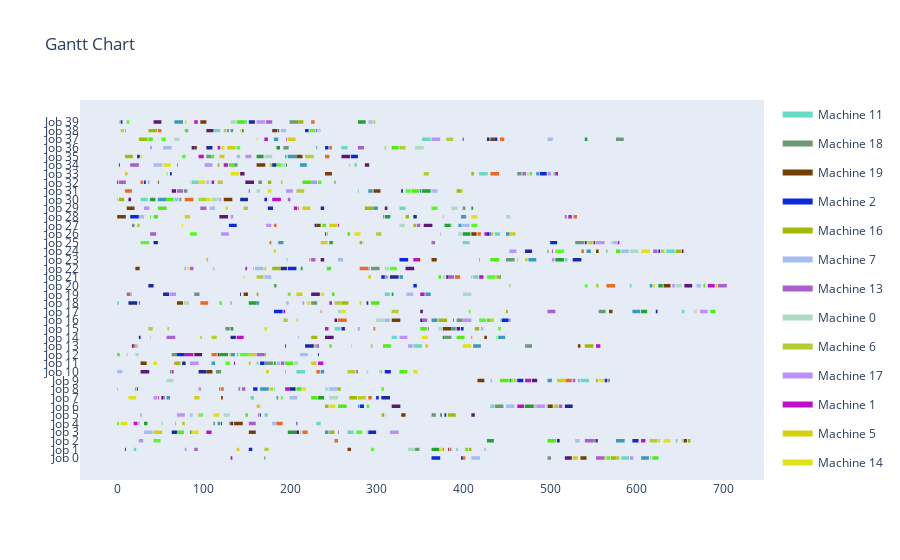

The notebook cell this image was saved under:
### Code cell
episodes = 1

while episodes > 0:
    obs = env.reset(eval=True)
    done = False
    score = 0
    
    while not done:
        action, _ = model.predict(obs)
        obs, reward, done, info = env.step(action)
        score += reward
    
    env.render()
    episodes -= 1
    print(f"Score: {score}", env.time, env.calculate_profit(), env.time*env.fix_costs)
    print(f"late jobs: {len(env.late_jobs)}")
    print(f"Illegal_move: {env.temp_illegal_move}")
    print(f"job_complete_active = {env.temp_job_ca_penalty}")
    print(f"No_legal_action = {env.temp_no_legal_action}")
    print(f"advance_time_penalty = {env.advance_time_penalty}")

### Figure 1 — Plotly figure (JSON) as saved in the notebook; plotly's stock layout.template omitted (floating-point values rounded to 4 significant figures; data arrays with more than 128 entries replaced by an {"elided": "..."} marker saying what was removed)
{"data": [{"fill": "toself", "fillcolor": "rgb(104, 217, 194)", "hoverinfo": "name", "legendgroup": "rgb(104, 217, 194)", "mode": "none", "name": "Machine 11", "showlegend": true, "type": "scatter", "x": {"elided": "199 int values"}, "y": {"elided": "199 float values"}}, {"fill": "toself", "fillcolor": "rgb(107, 154, 115)", "hoverinfo": "name", "legendgroup": "rgb(107, 154, 115)", "mode": "none", "name": "Machine 18", "showlegend": true, "type": "scatter", "x": {"elided": "199 int values"}, "y": {"elided": "199 float values"}}, {"fill": "toself", "fillcolor": "rgb(117, 62, 3)", "hoverinfo": "name", "legendgroup": "rgb(117, 62, 3)", "mode": "none", "name": "Machine 19", "showlegend": true, "type": "scatter", "x": {"elided": "199 int values"}, "y": {"elided": "199 float values"}}, {"fill": "toself", "fillcolor": "rgb(12, 40, 221)", "hoverinfo": "name", "legendgroup": "rgb(12, 40, 221)", "mode": "none", "name": "Machine 2", "showlegend": true, "type": "scatter", "x": {"elided": "199 int values"}, "y": {"elided": "199 float values"}}, {"fill": "toself", "fillcolor": "rgb(162, 186, 6)", "hoverinfo": "name", "legendgroup": "rgb(162, 186, 6)", "mode": "none", "name": "Machine 16", "showlegend": true, "type": "scatter", "x": {"elided": "199 int values"}, "y": {"elided": "199 float values"}}, {"fill": "toself", "fillcolor": "rgb(166, 188, 244)", "hoverinfo": "name", "legendgroup": "rgb(166, 188, 244)", "mode": "none", "name": "Machine 7", "showlegend": true, "type": "scatter", "x": {"elided": "199 int values"}, "y": {"elided": "199 float values"}}, {"fill": "toself", "fillcolor": "rgb(171, 95, 206)", "hoverinfo": "name", "legendgroup": "rgb(171, 95, 206)", "mode": "none", "name": "Machine 13", "showlegend": true, "type": "scatter", "x": {"elided": "199 int values"}, "y": {"elided": "199 float values"}}, {"fill": "toself", "fillcolor": "rgb(173, 217, 197)", "hoverinfo": "name", "legendgroup": "rgb(173, 217, 197)", "mode": "none", "name": "Machine 0", "showlegend": true, "type": "scatter", "x": {"elided": "199 int values"}, "y": {"elided": "199 float values"}}, {"fill": "toself", "fillcolor": "rgb(181, 205, 48)", "hoverinfo": "name", "legendgroup": "rgb(181, 205, 48)", "mode": "none", "name": "Machine 6", "showlegend": true, "type": "scatter", "x": {"elided": "199 int values"}, "y": {"elided": "199 float values"}}, {"fill": "toself", "fillcolor": "rgb(188, 144, 250)", "hoverinfo": "name", "legendgroup": "rgb(188, 144, 250)", "mode": "none", "name": "Machine 17", "showlegend": true, "type": "scatter", "x": {"elided": "199 int values"}, "y": {"elided": "199 float values"}}, {"fill": "toself", "fillcolor": "rgb(192, 15, 203)", "hoverinfo": "name", "legendgroup": "rgb(192, 15, 203)", "mode": "none", "name": "Machine 1", "showlegend": true, "type": "scatter", "x": {"elided": "199 int values"}, "y": {"elided": "199 float values"}}, {"fill": "toself", "fillcolor": "rgb(212, 208, 16)", "hoverinfo": "name", "legendgroup": "rgb(212, 208, 16)", "mode": "none", "name": "Machine 5", "showlegend": true, "type": "scatter", "x": {"elided": "199 int values"}, "y": {"elided": "199 float values"}}, {"fill": "toself", "fillcolor": "rgb(226, 226, 24)", "hoverinfo": "name", "legendgroup": "rgb(226, 226, 24)", "mode": "none", "name": "Machine 14", "showlegend": true, "type": "scatter", "x": {"elided": "199 int values"}, "y": {"elided": "199 float values"}}, {"fill": "toself", "fillcolor": "rgb(234, 107, 31)", "hoverinfo": "name", "legendgroup": "rgb(234, 107, 31)", "mode": "none", "name": "Machine 12", "showlegend": true, "type": "scatter", "x": {"elided": "199 int values"}, "y": {"elided": "199 float values"}}, {"fill": "toself", "fillcolor": "rgb(30, 40, 152)", "hoverinfo": "name", "legendgroup": "rgb(30, 40, 152)", "mode": "none", "name": "Machine 10", "showlegend": true, "type": "scatter", "x": {"elided": "199 int values"}, "y": {"elided": "199 float values"}}, {"fill": "toself", "fillcolor": "rgb(31, 162, 46)", "hoverinfo": "name", "legendgroup": "rgb(31, 162, 46)", "mode": "none", "name": "Machine 15", "showlegend": true, "type": "scatter", "x": {"elided": "199 int values"}, "y": {"elided": "199 float values"}}, {"fill": "toself", "fillcolor": "rgb(58, 154, 189)", "hoverinfo": "name", "legendgroup": "rgb(58, 154, 189)", "mode": "none", "name": "Machine 4", "showlegend": true, "type": "scatter", "x": {"elided": "199 int values"}, "y": {"elided": "199 float values"}}, {"fill": "toself", "fillcolor": "rgb(78, 238, 15)", "hoverinfo": "name", "legendgroup": "rgb(78, 238, 15)", "mode": "none", "name": "Machine 8", "showlegend": true, "type": "scatter", "x": {"elided": "199 int values"}, "y": {"elided": "199 float values"}}, {"fill": "toself", "fillcolor": "rgb(84, 253, 33)", "hoverinfo": "name", "legendgroup": "rgb(84, 253, 33)", "mode": "none", "name": "Machine 3", "showlegend": true, "type": "scatter", "x": {"elided": "199 int values"}, "y": {"elided": "199 float values"}}, {"fill": "toself", "fillcolor": "rgb(89, 26, 115)", "hoverinfo": "name", "legendgroup": "rgb(89, 26, 115)", "mode": "none", "name": "Machine 9", "showlegend": true, "type": "scatter", "x": {"elided": "199 int values"}, "y": {"elided": "199 float values"}}, {"legendgroup": "rgb(104, 217, 194)", "marker": {"color": "rgb(104, 217, 194)", "opacity": 0, "size": 1}, "mode": "markers", "name": "", "showlegend": false, "text": [null, null, null, null, null, null, null, null, null, null, null, null, null, null, null, null, null, null, null, null, null, null, null, null, null, null, null, null, null, null, null, null, null, null, null, null, null, null, null, null, null, null, null, null, null, null, null, null, null, null, null, null, null, null, null, null, null, null, null, null, null, null, null, null, null, null, null, null, null, null, null, null, null, null, null, null, null, null, null, null], "type": "scatter", "x": [582, 591, 19, 22, 645, 647, 266, 273, 230, 235, 170, 174, 431, 435, 154, 158, 181, 182, 535, 545, 207, 217, 161, 163, 138, 140, 342, 352, 317, 323, 251, 258, 442, 443, 652, 655, 0, 2, 309, 315, 592, 594, 411, 417, 290, 292, 517, 520, 634, 644, 399, 407, 436, 442, 386, 387, 315, 316, 326, 333, 27, 35, 278, 279, 86, 94, 418, 428, 274, 277, 195, 196, 259, 266, 352, 362, 111, 119, 148, 150], "y": [39, 39, 38, 38, 37, 37, 36, 36, 35, 35, 34, 34, 33, 33, 32, 32, 31, 31, 30, 30, 29, 29, 28, 28, 27, 27, 26, 26, 25, 25, 24, 24, 23, 23, 22, 22, 21, 21, 20, 20, 19, 19, 18, 18, 17, 17, 16, 16, 15, 15, 14, 14, 13, 13, 12, 12, 11, 11, 10, 10, 9, 9, 8, 8, 7, 7, 6, 6, 5, 5, 4, 4, 3, 3, 2, 2, 1, 1, 0, 0]}, {"legendgroup": "rgb(107, 154, 115)", "marker": {"color": "rgb(107, 154, 115)", "opacity": 0, "size": 1}, "mode": "markers", "name": "", "showlegend": false, "text": [null, null, null, null, null, null, null, null, null, null, null, null, null, null, null, null, null, null, null, null, null, null, null, null, null, null, null, null, null, null, null, null, null, null, null, null, null, null, null, null, null, null, null, null, null, null, null, null, null, null, null, null, null, null, null, null, null, null, null, null, null, null, null, null, null, null, null, null, null, null, null, null, null, null, null, null, null, null, null, null], "type": "scatter", "x": [497, 501, 344, 349, 550, 553, 84, 86, 111, 113, 363, 368, 436, 446, 184, 186, 140, 142, 567, 569, 114, 120, 170, 180, 63, 69, 471, 479, 378, 386, 125, 130, 392, 399, 556, 564, 224, 231, 89, 95, 181, 184, 309, 310, 293, 303, 449, 459, 565, 566, 529, 539, 242, 243, 17, 20, 307, 308, 399, 402, 72, 74, 77, 81, 163, 167, 462, 467, 135, 139, 103, 109, 192, 198, 576, 585, 131, 134, 199, 209], "y": [39, 39, 38, 38, 37, 37, 36, 36, 35, 35, 34, 34, 33, 33, 32, 32, 31, 31, 30, 30, 29, 29, 28, 28, 27, 27, 26, 26, 25, 25, 24, 24, 23, 23, 22, 22, 21, 21, 20, 20, 19, 19, 18, 18, 17, 17, 16, 16, 15, 15, 14, 14, 13, 13, 12, 12, 11, 11, 10, 10, 9, 9, 8, 8, 7, 7, 6, 6, 5, 5, 4, 4, 3, 3, 2, 2, 1, 1, 0, 0]}, {"legendgroup": "rgb(117, 62, 3)", "marker": {"color": "rgb(117, 62, 3)", "opacity": 0, "size": 1}, "mode": "markers", "name": "", "showlegend": false, "text": [null, null, null, null, null, null, null, null, null, null, null, null, null, null, null, null, null, null, null, null, null, null, null, null, null, null, null, null, null, null, null, null, null, null, null, null, null, null, null, null, null, null, null, null, null, null, null, null, null, null, null, null, null, null, null, null, null, null, null, null, null, null, null, null, null, null, null, null, null, null, null, null, null, null, null, null, null, null, null, null], "type": "scatter", "x": [535, 542, 266, 270, 654, 658, 152, 160, 135, 145, 328, 333, 497, 503, 120, 122, 118, 119, 416, 424, 103, 110, 27, 34, 116, 118, 532, 535, 424, 427, 376, 386, 317, 327, 568, 572, 69, 76, 146, 151, 631, 639, 311, 312, 21, 26, 363, 369, 553, 556, 550, 552, 409, 415, 230, 235, 0, 10, 11, 20, 123, 133, 296, 304, 47, 48, 240, 248, 161, 171, 207, 214, 89, 92, 431, 436, 179, 185, 96, 103], "y": [39, 39, 38, 38, 37, 37, 36, 36, 35, 35, 34, 34, 33, 33, 32, 32, 31, 31, 30, 30, 29, 29, 28, 28, 27, 27, 26, 26, 25, 25, 24, 24, 23, 23, 22, 22, 21, 21, 20, 20, 19, 19, 18, 18, 17, 17, 16, 16, 15, 15, 14, 14, 13, 13, 12, 12, 11, 11, 10, 10, 9, 9, 8, 8, 7, 7, 6, 6, 5, 5, 4, 4, 3, 3, 2, 2, 1, 1, 0, 0]}, {"legendgroup": "rgb(12, 40, 221)", "marker": {"color": "rgb(12, 40, 221)", "opacity": 0, "size": 1}, "mode": "markers", "name": "", "showlegend": false, "text": [null, null, null, null, null, null, null, null, null, null, null, null, null, null, null, null, null, null, null, null, null, null, null, null, null, null, null, null, null, null, null, null, null, null, null, null, null, null, null, null, null, null, null, null, null, null, null, null, null, null, null, null, null, null, null, null, null, null, null, null, null, null, null, null, null, null, null, null, null, null, null, null, null, null, null, null, null, null, null, null], "type": "scatter", "x": [363, 373, 152, 156, 595, 602, 290, 299, 120, 121, 378, 380, 280, 285, 299, 302, 157, 162, 462, 469, 309, 316, 165, 170, 69, 78, 194, 195, 25, 27, 397, 400, 444, 452, 181, 191, 288, 290, 142, 143, 342, 346, 305, 309, 197, 207, 326, 336, 625, 627, 500, 508, 427, 430, 129, 138, 15, 25, 174, 180, 170, 173, 350, 351, 31, 33, 488, 496, 2, 3, 270, 278, 240, 244, 436, 439, 217, 221, 4, 6], "y": [39, 39, 38, 38, 37, 37, 36, 36, 35, 35, 34, 34, 33, 33, 32, 32, 31, 31, 30, 30, 29, 29, 28, 28, 27, 27, 26, 26, 25, 25, 24, 24, 23, 23, 22, 22, 21, 21, 20, 20, 19, 19, 18, 18, 17, 17, 16, 16, 15, 15, 14, 14, 13, 13, 12, 12, 11, 11, 10, 10, 9, 9, 8, 8, 7, 7, 6, 6, 5, 5, 4, 4, 3, 3, 2, 2, 1, 1, 0, 0]}, {"legendgroup": "rgb(162, 186, 6)", "marker": {"color": "rgb(162, 186, 6)", "opacity": 0, "size": 1}, "mode": "markers", "name": "", "showlegend": false, "text": [null, null, null, null, null, null, null, null, null, null, null, null, null, null, null, null, null, null, null, null, null, null, null, null, null, null, null, null, null, null, null, null, null, null, null, null, null, null, null, null, null, null, null, null, null, null, null, null, null, null, null, null, null, null, null, null, null, null, null, null, null, null, null, null, null, null, null, null, null, null, null, null, null, null, null, null, null, null, null, null], "type": "scatter", "x": [570, 576, 406, 409, 659, 662, 245, 251, 129, 131, 382, 391, 240, 244, 268, 277, 255, 258, 553, 555, 305, 306, 67, 73, 170, 172, 540, 550, 224, 231, 413, 418, 371, 381, 449, 451, 259, 267, 161, 163, 453, 454, 438, 442, 179, 189, 418, 419, 645, 651, 280, 283, 433, 434, 342, 345, 333, 337, 286, 296, 2, 8, 392, 397, 174, 178, 409, 412, 116, 118, 9, 18, 309, 310, 25, 35, 36, 46, 209, 215], "y": [39, 39, 38, 38, 37, 37, 36, 36, 35, 35, 34, 34, 33, 33, 32, 32, 31, 31, 30, 30, 29, 29, 28, 28, 27, 27, 26, 26, 25, 25, 24, 24, 23, 23, 22, 22, 21, 21, 20, 20, 19, 19, 18, 18, 17, 17, 16, 16, 15, 15, 14, 14, 13, 13, 12, 12, 11, 11, 10, 10, 9, 9, 8, 8, 7, 7, 6, 6, 5, 5, 4, 4, 3, 3, 2, 2, 1, 1, 0, 0]}, {"legendgroup": "rgb(166, 188, 244)", "marker": {"color": "rgb(166, 188, 244)", "opacity": 0, "size": 1}, "mode": "markers", "name": "", "showlegend": false, "text": [null, null, null, null, null, null, null, null, null, null, null, null, null, null, null, null, null, null, null, null, null, null, null, null, null, null, null, null, null, null, null, null, null, null, null, null, null, null, null, null, null, null, null, null, null, null, null, null, null, null, null, null, null, null, null, null, null, null, null, null, null, null, null, null, null, null, null, null, null, null, null, null, null, null, null, null, null, null, null, null], "type": "scatter", "x": [409, 419, 424, 426, 529, 534, 31, 41, 179, 184, 84, 87, 449, 459, 199, 208, 245, 255, 431, 433, 0, 6, 184, 188, 211, 220, 21, 24, 209, 210, 420, 423, 309, 315, 666, 667, 195, 198, 334, 342, 669, 674, 170, 178, 159, 169, 255, 261, 582, 591, 572, 577, 373, 374, 397, 407, 25, 31, 107, 113, 66, 71, 363, 370, 103, 106, 473, 474, 42, 52, 138, 142, 53, 63, 497, 503, 189, 195, 290, 295], "y": [39, 39, 38, 38, 37, 37, 36, 36, 35, 35, 34, 34, 33, 33, 32, 32, 31, 31, 30, 30, 29, 29, 28, 28, 27, 27, 26, 26, 25, 25, 24, 24, 23, 23, 22, 22, 21, 21, 20, 20, 19, 19, 18, 18, 17, 17, 16, 16, 15, 15, 14, 14, 13, 13, 12, 12, 11, 11, 10, 10, 9, 9, 8, 8, 7, 7, 6, 6, 5, 5, 4, 4, 3, 3, 2, 2, 1, 1, 0, 0]}, {"legendgroup": "rgb(171, 95, 206)", "marker": {"color": "rgb(171, 95, 206)", "opacity": 0, "size": 1}, "mode": "markers", "name": "", "showlegend": false, "text": [null, null, null, null, null, null, null, null, null, null, null, null, null, null, null, null, null, null, null, null, null, null, null, null, null, null, null, null, null, null, null, null, null, null, null, null, null, null, null, null, null, null, null, null, null, null, null, null, null, null, null, null, null, null, null, null, null, null, null, null, null, null, null, null, null, null, null, null, null, null, null, null, null, null, null, null, null, null, null, null], "type": "scatter", "x": [553, 563, 89, 93, 540, 550, 255, 256, 152, 160, 307, 308, 510, 514, 53, 55, 144, 148, 526, 529, 276, 278, 189, 193, 161, 170, 230, 233, 57, 67, 359, 360, 352, 358, 497, 506, 131, 132, 11, 15, 694, 704, 382, 389, 84, 88, 224, 229, 619, 624, 363, 367, 38, 45, 346, 350, 517, 519, 96, 103, 197, 200, 69, 76, 2, 10, 468, 472, 15, 25, 194, 195, 278, 285, 195, 196, 81, 82, 172, 179], "y": [39, 39, 38, 38, 37, 37, 36, 36, 35, 35, 34, 34, 33, 33, 32, 32, 31, 31, 30, 30, 29, 29, 28, 28, 27, 27, 26, 26, 25, 25, 24, 24, 23, 23, 22, 22, 21, 21, 20, 20, 19, 19, 18, 18, 17, 17, 16, 16, 15, 15, 14, 14, 13, 13, 12, 12, 11, 11, 10, 10, 9, 9, 8, 8, 7, 7, 6, 6, 5, 5, 4, 4, 3, 3, 2, 2, 1, 1, 0, 0]}, {"legendgroup": "rgb(173, 217, 197)", "marker": {"color": "rgb(173, 217, 197)", "opacity": 0, "size": 1}, "mode": "markers", "name": "", "showlegend": false, "text": [null, null, null, null, null, null, null, null, null, null, null, null, null, null, null, null, null, null, null, null, null, null, null, null, null, null, null, null, null, null, null, null, null, null, null, null, null, null, null, null, null, null, null, null, null, null, null, null, null, null, null, null, null, null, null, null, null, null, null, null, null, null, null, null, null, null, null, null, null, null, null, null, null, null, null, null, null, null, null, null], "type": "scatter", "x": [615, 617, 336, 344, 652, 654, 211, 213, 51, 53, 123, 130, 495, 497, 245, 255, 240, 244, 57, 65, 288, 290, 204, 209, 21, 25, 270, 271, 38, 39, 371, 376, 299, 309, 255, 259, 77, 83, 399, 409, 645, 652, 376, 379, 309, 314, 195, 197, 592, 602, 570, 571, 394, 398, 326, 332, 449, 454, 386, 393, 109, 117, 161, 165, 84, 85, 475, 477, 189, 194, 170, 179, 344, 354, 66, 72, 232, 235, 131, 137], "y": [39, 39, 38, 38, 37, 37, 36, 36, 35, 35, 34, 34, 33, 33, 32, 32, 31, 31, 30, 30, 29, 29, 28, 28, 27, 27, 26, 26, 25, 25, 24, 24, 23, 23, 22, 22, 21, 21, 20, 20, 19, 19, 18, 18, 17, 17, 16, 16, 15, 15, 14, 14, 13, 13, 12, 12, 11, 11, 10, 10, 9, 9, 8, 8, 7, 7, 6, 6, 5, 5, 4, 4, 3, 3, 2, 2, 1, 1, 0, 0]}, {"legendgroup": "rgb(181, 205, 48)", "marker": {"color": "rgb(181, 205, 48)", "opacity": 0, "size": 1}, "mode": "markers", "name": "", "showlegend": false, "text": [null, null, null, null, null, null, null, null, null, null, null, null, null, null, null, null, null, null, null, null, null, null, null, null, null, null, null, null, null, null, null, null, null, null, null, null, null, null, null, null, null, null, null, null, null, null, null, null, null, null, null, null, null, null, null, null, null, null, null, null, null, null, null, null, null, null, null, null, null, null, null, null, null, null, null, null, null, null, null, null], "type": "scatter", "x": [576, 580, 170, 175, 615, 624, 288, 289, 75, 78, 305, 307, 504, 509, 278, 287, 0, 1, 458, 461, 266, 275, 152, 154, 11, 12, 293, 295, 109, 115, 36, 41, 192, 197, 317, 325, 251, 259, 15, 17, 553, 556, 161, 169, 157, 158, 103, 105, 628, 632, 544, 549, 299, 305, 23, 26, 376, 377, 146, 151, 96, 103, 207, 216, 116, 122, 354, 360, 176, 179, 217, 227, 326, 333, 380, 388, 123, 126, 296, 298], "y": [39, 39, 38, 38, 37, 37, 36, 36, 35, 35, 34, 34, 33, 33, 32, 32, 31, 31, 30, 30, 29, 29, 28, 28, 27, 27, 26, 26, 25, 25, 24, 24, 23, 23, 22, 22, 21, 21, 20, 20, 19, 19, 18, 18, 17, 17, 16, 16, 15, 15, 14, 14, 13, 13, 12, 12, 11, 11, 10, 10, 9, 9, 8, 8, 7, 7, 6, 6, 5, 5, 4, 4, 3, 3, 2, 2, 1, 1, 0, 0]}, {"legendgroup": "rgb(188, 144, 250)", "marker": {"color": "rgb(188, 144, 250)", "opacity": 0, "size": 1}, "mode": "markers", "name": "", "showlegend": false, "text": [null, null, null, null, null, null, null, null, null, null, null, null, null, null, null, null, null, null, null, null, null, null, null, null, null, null, null, null, null, null, null, null, null, null, null, null, null, null, null, null, null, null, null, null, null, null, null, null, null, null, null, null, null, null, null, null, null, null, null, null, null, null, null, null, null, null, null, null, null, null, null, null, null, null, null, null, null, null, null, null], "type": "scatter", "x": [592, 596, 78, 80, 25, 30, 315, 325, 23, 25, 69, 78, 484, 494, 42, 46, 94, 97, 532, 534, 194, 195, 84, 94, 159, 160, 336, 341, 326, 335, 278, 280, 399, 409, 673, 682, 214, 216, 61, 68, 641, 644, 409, 410, 111, 112, 502, 505, 453, 461, 553, 563, 120, 129, 172, 178, 131, 134, 31, 37, 118, 120, 195, 203, 224, 231, 497, 501, 101, 110, 148, 155, 38, 40, 363, 373, 9, 10, 161, 171], "y": [39, 39, 38, 38, 37, 37, 36, 36, 35, 35, 34, 34, 33, 33, 32, 32, 31, 31, 30, 30, 29, 29, 28, 28, 27, 27, 26, 26, 25, 25, 24, 24, 23, 23, 22, 22, 21, 21, 20, 20, 19, 19, 18, 18, 17, 17, 16, 16, 15, 15, 14, 14, 13, 13, 12, 12, 11, 11, 10, 10, 9, 9, 8, 8, 7, 7, 6, 6, 5, 5, 4, 4, 3, 3, 2, 2, 1, 1, 0, 0]}, {"legendgroup": "rgb(192, 15, 203)", "marker": {"color": "rgb(192, 15, 203)", "opacity": 0, "size": 1}, "mode": "markers", "name": "", "showlegend": false, "text": [null, null, null, null, null, null, null, null, null, null, null, null, null, null, null, null, null, null, null, null, null, null, null, null, null, null, null, null, null, null, null, null, null, null, null, null, null, null, null, null, null, null, null, null, null, null, null, null, null, null, null, null, null, null, null, null, null, null, null, null, null, null, null, null, null, null, null, null, null, null, null, null, null, null, null, null, null, null, null, null], "type": "scatter", "x": [131, 133, 376, 377, 605, 610, 103, 109, 19, 23, 163, 164, 462, 470, 47, 48, 194, 199, 471, 478, 63, 65, 232, 238, 78, 88, 553, 558, 138, 146, 240, 244, 453, 454, 192, 194, 245, 248, 350, 355, 682, 690, 418, 423, 148, 150, 342, 350, 502, 503, 578, 580, 424, 427, 255, 256, 521, 525, 204, 208, 179, 189, 152, 153, 109, 112, 506, 509, 123, 128, 94, 100, 116, 119, 170, 174, 230, 231, 89, 93], "y": [39, 39, 38, 38, 37, 37, 36, 36, 35, 35, 34, 34, 33, 33, 32, 32, 31, 31, 30, 30, 29, 29, 28, 28, 27, 27, 26, 26, 25, 25, 24, 24, 23, 23, 22, 22, 21, 21, 20, 20, 19, 19, 18, 18, 17, 17, 16, 16, 15, 15, 14, 14, 13, 13, 12, 12, 11, 11, 10, 10, 9, 9, 8, 8, 7, 7, 6, 6, 5, 5, 4, 4, 3, 3, 2, 2, 1, 1, 0, 0]}, {"legendgroup": "rgb(212, 208, 16)", "marker": {"color": "rgb(212, 208, 16)", "opacity": 0, "size": 1}, "mode": "markers", "name": "", "showlegend": false, "text": [null, null, null, null, null, null, null, null, null, null, null, null, null, null, null, null, null, null, null, null, null, null, null, null, null, null, null, null, null, null, null, null, null, null, null, null, null, null, null, null, null, null, null, null, null, null, null, null, null, null, null, null, null, null, null, null, null, null, null, null, null, null, null, null, null, null, null, null, null, null, null, null, null, null, null, null, null, null, null, null], "type": "scatter", "x": [526, 532, 138, 141, 625, 627, 42, 52, 25, 26, 309, 310, 161, 165, 89, 95, 176, 180, 508, 518, 172, 175, 224, 230, 152, 159, 356, 359, 96, 98, 58, 60, 431, 435, 668, 669, 280, 282, 207, 214, 691, 693, 290, 293, 170, 172, 471, 474, 181, 183, 235, 243, 453, 460, 245, 254, 78, 84, 214, 223, 0, 1, 397, 399, 189, 191, 9, 12, 268, 269, 118, 124, 127, 137, 197, 206, 4, 8, 2, 3], "y": [39, 39, 38, 38, 37, 37, 36, 36, 35, 35, 34, 34, 33, 33, 32, 32, 31, 31, 30, 30, 29, 29, 28, 28, 27, 27, 26, 26, 25, 25, 24, 24, 23, 23, 22, 22, 21, 21, 20, 20, 19, 19, 18, 18, 17, 17, 16, 16, 15, 15, 14, 14, 13, 13, 12, 12, 11, 11, 10, 10, 9, 9, 8, 8, 7, 7, 6, 6, 5, 5, 4, 4, 3, 3, 2, 2, 1, 1, 0, 0]}, {"legendgroup": "rgb(226, 226, 24)", "marker": {"color": "rgb(226, 226, 24)", "opacity": 0, "size": 1}, "mode": "markers", "name": "", "showlegend": false, "text": [null, null, null, null, null, null, null, null, null, null, null, null, null, null, null, null, null, null, null, null, null, null, null, null, null, null, null, null, null, null, null, null, null, null, null, null, null, null, null, null, null, null, null, null, null, null, null, null, null, null, null, null, null, null, null, null, null, null, null, null, null, null, null, null, null, null, null, null, null, null, null, null, null, null, null, null, null, null, null, null], "type": "scatter", "x": [563, 565, 373, 376, 631, 639, 86, 94, 4, 12, 111, 118, 245, 252, 13, 22, 214, 218, 556, 562, 342, 347, 42, 46, 129, 131, 399, 409, 352, 359, 170, 173, 207, 209, 259, 264, 219, 223, 235, 239, 619, 621, 146, 147, 81, 83, 350, 351, 605, 615, 284, 285, 274, 281, 75, 76, 409, 416, 125, 128, 103, 108, 174, 178, 94, 102, 131, 141, 53, 62, 27, 29, 120, 124, 161, 162, 142, 143, 78, 80], "y": [39, 39, 38, 38, 37, 37, 36, 36, 35, 35, 34, 34, 33, 33, 32, 32, 31, 31, 30, 30, 29, 29, 28, 28, 27, 27, 26, 26, 25, 25, 24, 24, 23, 23, 22, 22, 21, 21, 20, 20, 19, 19, 18, 18, 17, 17, 16, 16, 15, 15, 14, 14, 13, 13, 12, 12, 11, 11, 10, 10, 9, 9, 8, 8, 7, 7, 6, 6, 5, 5, 4, 4, 3, 3, 2, 2, 1, 1, 0, 0]}, {"legendgroup": "rgb(234, 107, 31)", "marker": {"color": "rgb(234, 107, 31)", "opacity": 0, "size": 1}, "mode": "markers", "name": "", "showlegend": false, "text": [null, null, null, null, null, null, null, null, null, null, null, null, null, null, null, null, null, null, null, null, null, null, null, null, null, null, null, null, null, null, null, null, null, null, null, null, null, null, null, null, null, null, null, null, null, null, null, null, null, null, null, null, null, null, null, null, null, null, null, null, null, null, null, null, null, null, null, null, null, null, null, null, null, null, null, null, null, null, null, null], "type": "scatter", "x": [399, 402, 384, 386, 251, 255, 214, 220, 184, 191, 94, 95, 482, 483, 290, 294, 120, 123, 518, 525, 230, 234, 66, 67, 109, 115, 19, 21, 409, 410, 296, 298, 255, 265, 235, 236, 96, 105, 199, 200, 565, 575, 390, 396, 280, 290, 222, 223, 536, 539, 176, 178, 416, 420, 181, 184, 527, 531, 209, 210, 78, 88, 9, 17, 27, 30, 431, 441, 69, 70, 240, 245, 245, 248, 442, 447, 47, 51, 224, 228], "y": [39, 39, 38, 38, 37, 37, 36, 36, 35, 35, 34, 34, 33, 33, 32, 32, 31, 31, 30, 30, 29, 29, 28, 28, 27, 27, 26, 26, 25, 25, 24, 24, 23, 23, 22, 22, 21, 21, 20, 20, 19, 19, 18, 18, 17, 17, 16, 16, 15, 15, 14, 14, 13, 13, 12, 12, 11, 11, 10, 10, 9, 9, 8, 8, 7, 7, 6, 6, 5, 5, 4, 4, 3, 3, 2, 2, 1, 1, 0, 0]}, {"legendgroup": "rgb(30, 40, 152)", "marker": {"color": "rgb(30, 40, 152)", "opacity": 0, "size": 1}, "mode": "markers", "name": "", "showlegend": false, "text": [null, null, null, null, null, null, null, null, null, null, null, null, null, null, null, null, null, null, null, null, null, null, null, null, null, null, null, null, null, null, null, null, null, null, null, null, null, null, null, null, null, null, null, null, null, null, null, null, null, null, null, null, null, null, null, null, null, null, null, null, null, null, null, null, null, null, null, null, null, null, null, null, null, null, null, null, null, null, null, null], "type": "scatter", "x": [397, 399, 9, 10, 508, 511, 63, 69, 207, 208, 165, 166, 517, 526, 305, 315, 199, 206, 563, 566, 94, 103, 75, 79, 232, 233, 217, 227, 131, 137, 259, 263, 350, 352, 622, 624, 13, 23, 53, 60, 36, 42, 315, 325, 189, 196, 526, 536, 471, 479, 42, 47, 240, 241, 228, 230, 342, 346, 235, 239, 142, 151, 328, 330, 0, 1, 61, 63, 179, 184, 23, 26, 103, 110, 427, 430, 186, 187, 152, 159], "y": [39, 39, 38, 38, 37, 37, 36, 36, 35, 35, 34, 34, 33, 33, 32, 32, 31, 31, 30, 30, 29, 29, 28, 28, 27, 27, 26, 26, 25, 25, 24, 24, 23, 23, 22, 22, 21, 21, 20, 20, 19, 19, 18, 18, 17, 17, 16, 16, 15, 15, 14, 14, 13, 13, 12, 12, 11, 11, 10, 10, 9, 9, 8, 8, 7, 7, 6, 6, 5, 5, 4, 4, 3, 3, 2, 2, 1, 1, 0, 0]}, {"legendgroup": "rgb(31, 162, 46)", "marker": {"color": "rgb(31, 162, 46)", "opacity": 0, "size": 1}, "mode": "markers", "name": "", "showlegend": false, "text": [null, null, null, null, null, null, null, null, null, null, null, null, null, null, null, null, null, null, null, null, null, null, null, null, null, null, null, null, null, null, null, null, null, null, null, null, null, null, null, null, null, null, null, null, null, null, null, null, null, null, null, null, null, null, null, null, null, null, null, null, null, null, null, null, null, null, null, null, null, null, null, null, null, null, null, null, null, null, null, null], "type": "scatter", "x": [170, 171, 363, 372, 427, 435, 197, 207, 31, 35, 373, 375, 471, 481, 232, 239, 21, 22, 453, 455, 61, 62, 181, 183, 118, 128, 228, 229, 376, 378, 131, 134, 388, 389, 605, 612, 152, 161, 317, 319, 625, 630, 442, 443, 212, 214, 506, 516, 497, 498, 245, 249, 399, 408, 378, 385, 309, 315, 409, 411, 38, 44, 352, 362, 251, 252, 504, 505, 195, 196, 161, 169, 184, 188, 540, 543, 144, 146, 278, 287], "y": [39, 39, 38, 38, 37, 37, 36, 36, 35, 35, 34, 34, 33, 33, 32, 32, 31, 31, 30, 30, 29, 29, 28, 28, 27, 27, 26, 26, 25, 25, 24, 24, 23, 23, 22, 22, 21, 21, 20, 20, 19, 19, 18, 18, 17, 17, 16, 16, 15, 15, 14, 14, 13, 13, 12, 12, 11, 11, 10, 10, 9, 9, 8, 8, 7, 7, 6, 6, 5, 5, 4, 4, 3, 3, 2, 2, 1, 1, 0, 0]}, {"legendgroup": "rgb(58, 154, 189)", "marker": {"color": "rgb(58, 154, 189)", "opacity": 0, "size": 1}, "mode": "markers", "name": "", "showlegend": false, "text": [null, null, null, null, null, null, null, null, null, null, null, null, null, null, null, null, null, null, null, null, null, null, null, null, null, null, null, null, null, null, null, null, null, null, null, null, null, null, null, null, null, null, null, null, null, null, null, null, null, null, null, null, null, null, null, null, null, null, null, null, null, null, null, null, null, null, null, null, null, null, null, null, null, null, null, null, null, null, null, null], "type": "scatter", "x": [605, 614, 392, 393, 576, 586, 240, 244, 116, 119, 27, 28, 278, 279, 57, 61, 165, 175, 497, 502, 235, 239, 109, 113, 131, 136, 411, 420, 440, 448, 386, 391, 363, 370, 595, 604, 161, 164, 356, 362, 615, 618, 326, 330, 78, 79, 475, 484, 542, 547, 186, 192, 449, 453, 394, 397, 397, 403, 296, 301, 47, 57, 290, 295, 36, 37, 484, 487, 211, 219, 197, 207, 230, 231, 181, 186, 127, 129, 66, 76], "y": [39, 39, 38, 38, 37, 37, 36, 36, 35, 35, 34, 34, 33, 33, 32, 32, 31, 31, 30, 30, 29, 29, 28, 28, 27, 27, 26, 26, 25, 25, 24, 24, 23, 23, 22, 22, 21, 21, 20, 20, 19, 19, 18, 18, 17, 17, 16, 16, 15, 15, 14, 14, 13, 13, 12, 12, 11, 11, 10, 10, 9, 9, 8, 8, 7, 7, 6, 6, 5, 5, 4, 4, 3, 3, 2, 2, 1, 1, 0, 0]}, {"legendgroup": "rgb(78, 238, 15)", "marker": {"color": "rgb(78, 238, 15)", "opacity": 0, "size": 1}, "mode": "markers", "name": "", "showlegend": false, "text": [null, null, null, null, null, null, null, null, null, null, null, null, null, null, null, null, null, null, null, null, null, null, null, null, null, null, null, null, null, null, null, null, null, null, null, null, null, null, null, null, null, null, null, null, null, null, null, null, null, null, null, null, null, null, null, null, null, null, null, null, null, null, null, null, null, null, null, null, null, null, null, null, null, null, null, null, null, null, null, null], "type": "scatter", "x": [618, 625, 402, 405, 497, 507, 69, 77, 67, 68, 148, 151, 255, 265, 224, 231, 207, 213, 442, 452, 326, 335, 194, 203, 0, 3, 307, 316, 392, 401, 350, 358, 427, 431, 685, 691, 293, 303, 248, 251, 677, 679, 371, 374, 242, 247, 431, 441, 576, 581, 542, 543, 266, 269, 237, 241, 42, 47, 47, 57, 57, 65, 340, 349, 214, 224, 477, 479, 129, 135, 109, 112, 317, 325, 36, 41, 78, 81, 138, 148], "y": [39, 39, 38, 38, 37, 37, 36, 36, 35, 35, 34, 34, 33, 33, 32, 32, 31, 31, 30, 30, 29, 29, 28, 28, 27, 27, 26, 26, 25, 25, 24, 24, 23, 23, 22, 22, 21, 21, 20, 20, 19, 19, 18, 18, 17, 17, 16, 16, 15, 15, 14, 14, 13, 13, 12, 12, 11, 11, 10, 10, 9, 9, 8, 8, 7, 7, 6, 6, 5, 5, 4, 4, 3, 3, 2, 2, 1, 1, 0, 0]}, {"legendgroup": "rgb(84, 253, 33)", "marker": {"color": "rgb(84, 253, 33)", "opacity": 0, "size": 1}, "mode": "markers", "name": "", "showlegend": false, "text": [null, null, null, null, null, null, null, null, null, null, null, null, null, null, null, null, null, null, null, null, null, null, null, null, null, null, null, null, null, null, null, null, null, null, null, null, null, null, null, null, null, null, null, null, null, null, null, null, null, null, null, null, null, null, null, null, null, null, null, null, null, null, null, null, null, null, null, null, null, null, null, null, null, null, null, null, null, null, null, null], "type": "scatter", "x": [565, 569, 293, 297, 42, 50, 276, 283, 0, 2, 96, 99, 288, 291, 189, 191, 305, 308, 455, 457, 303, 304, 125, 130, 142, 152, 245, 248, 438, 439, 440, 443, 418, 426, 406, 408, 118, 121, 197, 199, 540, 543, 427, 437, 315, 323, 462, 463, 506, 516, 27, 37, 84, 92, 409, 416, 38, 39, 363, 370, 94, 96, 333, 339, 232, 236, 57, 58, 184, 189, 75, 79, 138, 142, 51, 56, 222, 229, 11, 14], "y": [39, 39, 38, 38, 37, 37, 36, 36, 35, 35, 34, 34, 33, 33, 32, 32, 31, 31, 30, 30, 29, 29, 28, 28, 27, 27, 26, 26, 25, 25, 24, 24, 23, 23, 22, 22, 21, 21, 20, 20, 19, 19, 18, 18, 17, 17, 16, 16, 15, 15, 14, 14, 13, 13, 12, 12, 11, 11, 10, 10, 9, 9, 8, 8, 7, 7, 6, 6, 5, 5, 4, 4, 3, 3, 2, 2, 1, 1, 0, 0]}, {"legendgroup": "rgb(89, 26, 115)", "marker": {"color": "rgb(89, 26, 115)", "opacity": 0, "size": 1}, "mode": "markers", "name": "", "showlegend": false, "text": [null, null, null, null, null, null, null, null, null, null, null, null, null, null, null, null, null, null, null, null, null, null, null, null, null, null, null, null, null, null, null, null, null, null, null, null, null, null, null, null, null, null, null, null, null, null, null, null, null, null, null, null, null, null, null, null, null, null, null, null, null, null, null, null, null, null, null, null, null, null, null, null, null, null, null, null, null, null, null, null], "type": "scatter", "x": [517, 525, 382, 383, 553, 555, 207, 210, 131, 134, 409, 413, 317, 327, 51, 53, 23, 24, 479, 485, 27, 37, 135, 136, 89, 98, 17, 19, 240, 250, 392, 396, 251, 254, 350, 353, 25, 26, 224, 234, 655, 664, 380, 382, 333, 343, 235, 239, 652, 654, 540, 542, 431, 432, 354, 364, 118, 128, 309, 312, 13, 16, 63, 68, 148, 158, 142, 147, 286, 291, 259, 269, 86, 89, 399, 400, 103, 111, 42, 51], "y": [39, 39, 38, 38, 37, 37, 36, 36, 35, 35, 34, 34, 33, 33, 32, 32, 31, 31, 30, 30, 29, 29, 28, 28, 27, 27, 26, 26, 25, 25, 24, 24, 23, 23, 22, 22, 21, 21, 20, 20, 19, 19, 18, 18, 17, 17, 16, 16, 15, 15, 14, 14, 13, 13, 12, 12, 11, 11, 10, 10, 9, 9, 8, 8, 7, 7, 6, 6, 5, 5, 4, 4, 3, 3, 2, 2, 1, 1, 0, 0]}], "layout": {"autosize": true, "hovermode": "closest", "showlegend": true, "title": {"text": "Gantt Chart"}, "xaxis": {"autorange": true, "range": [-44.31, 748.3], "rangeselector": {"buttons": [{"count": 7, "label": "1w", "step": "day", "stepmode": "backward"}, {"count": 1, "label": "1m", "step": "month", "stepmode": "backward"}, {"count": 6, "label": "6m", "step": "month", "stepmode": "backward"}, {"count": 1, "label": "YTD", "step": "year", "stepmode": "todate"}, {"count": 1, "label": "1y", "step": "year", "stepmode": "backward"}, {"step": "all"}]}, "showgrid": false, "type": "linear", "zeroline": false}, "yaxis": {"autorange": true, "range": [41.52, -2.516], "showgrid": false, "ticktext": ["Job 39", "Job 38", "Job 37", "Job 36", "Job 35", "Job 34", "Job 33", "Job 32", "Job 31", "Job 30", "Job 29", "Job 28", "Job 27", "Job 26", "Job 25", "Job 24", "Job 23", "Job 22", "Job 21", "Job 20", "Job 19", "Job 18", "Job 17", "Job 16", "Job 15", "Job 14", "Job 13", "Job 12", "Job 11", "Job 10", "Job 9", "Job 8", "Job 7", "Job 6", "Job 5", "Job 4", "Job 3", "Job 2", "Job 1", "Job 0"], "tickvals": [0, 1, 2, 3, 4, 5, 6, 7, 8, 9, 10, 11, 12, 13, 14, 15, 16, 17, 18, 19, 20, 21, 22, 23, 24, 25, 26, 27, 28, 29, 30, 31, 32, 33, 34, 35, 36, 37, 38, 39], "type": "linear", "zeroline": false}}}
